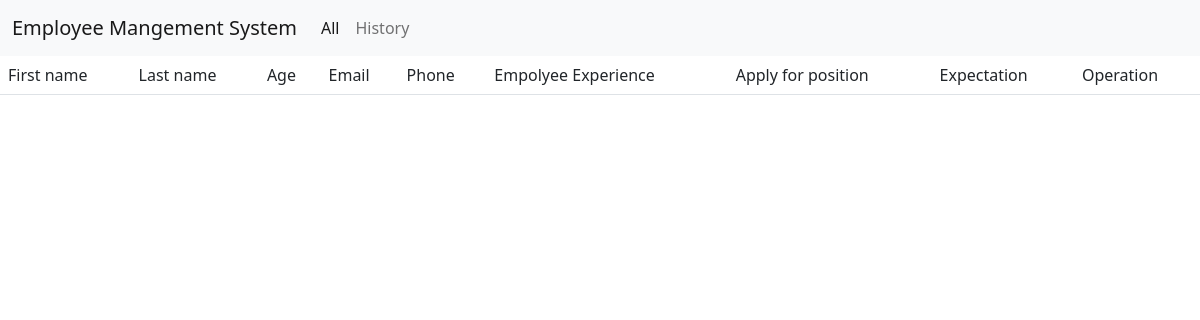
The page /BRMapp// on the database as committed earlier.
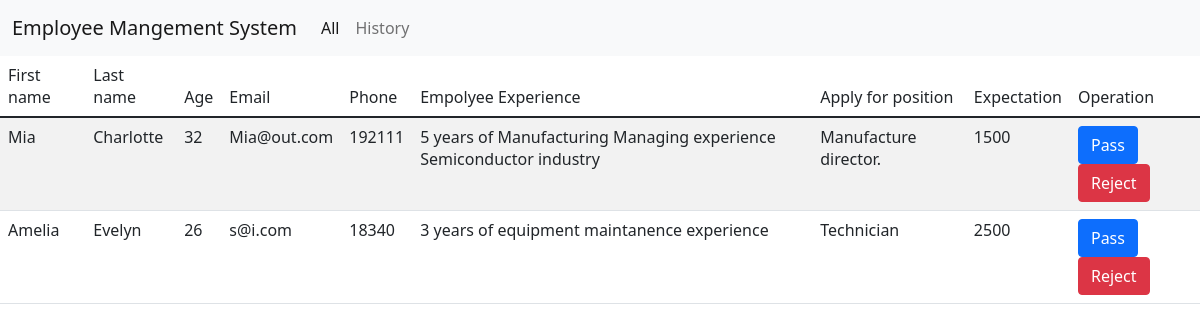
The same page on the database as committed later.
### BRMapp/models.py (models this page shows, shortened)
class Applier(models.Model):
    fname = models.CharField(max_length=100)
    lname = models.CharField(max_length=100)
    age = models.IntegerField()
    phone = models.IntegerField(max_length=100)
    email = models.EmailField(max_length=100)
    intro = models.TextField(default='')
    position = models.TextField(default='')
    expect = models.IntegerField(max_length=100)
    passed = models.IntegerField(default=0)

### BRMapp/views.py (the view)
# urls.py: path('/', views.view_apply),
def view_apply(request):
    results = Applier.objects.filter(passed=0)
    res = render(request, 'BRMapp/temp.html', {'employee': results, 'title': 'Need to process',
                                               'editable': True, 'active': ['active', '']})
    return res

### templates/BRMapp/temp.html (shortened to what this page needs)
<!DOCTYPE html
        {% load static %}
        <html lang="en" dir="ltr">
<head>
    <link href="https://cdn.jsdelivr.net/npm/bootstrap@5.1.1/dist/css/bootstrap.min.css" rel="stylesheet"
>
    <link rel="stylesheet" href="{% static 'css/BRMstyle.css' %}">
</head>
<body>
<div id="main">
    <nav class="navbar navbar-expand-lg navbar-light bg-light">
        <div class="container-fluid">
            <a class="navbar-brand" href="#">Employee Mangement System</a>
            <div class="collapse navbar-collapse" id="navbarSupportedContent">
                <ul class="navbar-nav me-auto mb-2 mb-lg-0">
                    <li class="nav-item">
                        <a class="nav-link {{ active.0 }}" aria-current="page" href="/">All</a>
                    </li>
                    <li class="nav-item">
                        <a class="nav-link {{ active.1 }}" href="/history/">History</a>
                    </li>
                </ul>
            </div>
        </div>
    </nav>
    <table class="table table-striped">
        <thead>
        <tr>
            <td>First name</td>
            <td>Last name</td>
            <td>Age</td>
            <td>Email</td>
            <td>Phone</td>
            <td>Empolyee Experience</td>
            <td>Apply for position</td>
            <td>Expectation</td>
            {% if  editable %}
                <td>Operation</td>
            {% else %}
                <td>Status</td>
            {% endif %}
        </tr>
        </thead>
        <tbody>
        {% for e in employee %}
            <tr>
                <td>{{ e.fname }}</td>
                <td>{{ e.lname }}</td>
                <td>{{ e.age }}</td>
                <td>{{ e.email }}</td>
                <td>{{ e.phone }}</td>
                <td>{{ e.intro }}</td>
                <td>{{ e.position }}</td>
                <td>{{ e.expect }}</td>
                {% if editable %}
                    <td><a href="/api/passed?id={{ e.pk }}" class="btn btn-primary" role="button">Pass</a>
                        <a href="/api/reject?id={{ e.pk }}" class="btn btn-danger" role="button">Reject</a></td>
                {% elif e.passed == 1 %}
                    <td>passed</td>
                {% elif e.passed == 2 %}
                    <td>rejected</td>
                {% endif %}
            </tr>
        {% endfor %}
        </tbody>
    </table>
</div>
</body>
</html>

Rows that differ between the two databases and show on the page:
added Applier: fname "Mia", lname "Charlotte", age "32", email "Mia@out.com", phone "192111", intro "5 years of Manufacturing Managing experience Semiconductor industry", position "Manufacture director.", expect "1500"
added Applier: fname "Amelia", lname "Evelyn", age "26", email "s@i.com", phone "18340", intro "3 years of equipment maintanence experience", position "Technician", expect "2500"
